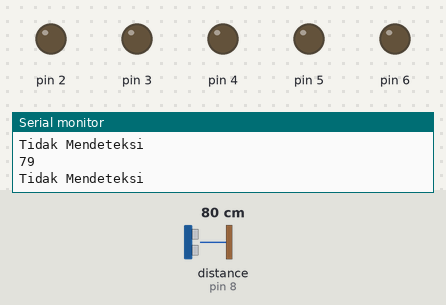
A sketch run on a simulated Arduino Uno, built with avr-gcc and run on an emulated ATmega328P. On the bench: output pins drawn as LEDs (lit = HIGH), the last lines printed to the serial monitor. Wiring (inferred from the names in the program): ultrasonic range finder: trigger pin 9; echo pin 8. Dashed ring = blinking. The inputs (shaded band) are chosen by the test bench; at power-on: distance to the obstacle (sensor on pin 8) 80 cm. The echo pulse lasts 58.3 µs per cm; pins used as bus, display or sensor lines are not drawn.

Above: at 1.2 s.
1.3 s: distance to the obstacle (sensor on pin 8) set to 23 cm
4.3 s: distance to the obstacle (sensor on pin 8) set to 19 cm
At 4.56 s:
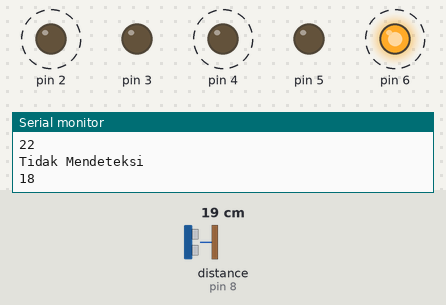
7.3 s: distance to the obstacle (sensor on pin 8) set to 60 cm
At 7.7 s:
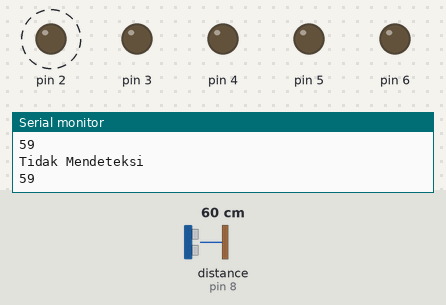
8.8 s: distance to the obstacle (sensor on pin 8) set to 2 cm
At 9.07 s:
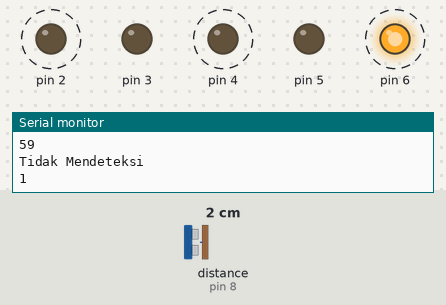
Timing chart, 0 to 12.8 s (numbered marks = the images above; inputs shaded):
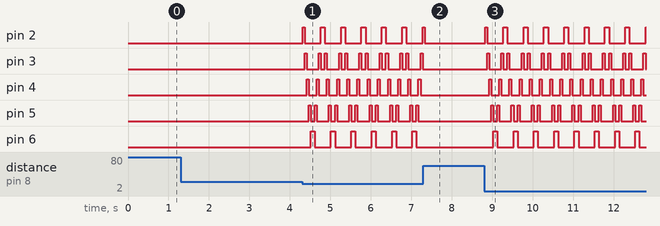

Measured:
- the behaviour switches between 22 and 21 cm on distance to the obstacle (sensor on pin 8) (found by bisection; images 0 and 1)
- after the input at 4.3 s, pin 2: alternates HIGH for 0.10 s and LOW for 0.40 s, starting at once; pin 3: LOW → HIGH after 0.06 s, then repeats every 0.50 s: LOW 0.30 s, HIGH 0.05 s, LOW 0.10 s, HIGH 0.05 s
- after the input at 7.3 s, pin 3–6: stops changing and stays LOW
- after the input at 8.8 s, pin 2: alternates HIGH for 0.10 s and LOW for 0.40 s, starting at once; pin 3: LOW → HIGH after 0.07 s, then repeats every 0.50 s: LOW 0.30 s, HIGH 0.05 s, LOW 0.10 s, HIGH 0.05 s

The sketch:

rainbow.ino
```cpp
#define trigPin 9
#define echoPin 8


void setup() {
  // put your setup code here, to run once:
  Serial.begin (9600);
  pinMode(trigPin, OUTPUT);
  pinMode(echoPin, INPUT);
  pinMode(2, OUTPUT);
  pinMode(3, OUTPUT);
  pinMode(4, OUTPUT);
  pinMode(5, OUTPUT);
  pinMode(6, OUTPUT);
}

void loop() {
  // put your main code here, to run repeatedly:
  long duration, distance;
  digitalWrite(trigPin, LOW);
  delayMicroseconds(2);
  digitalWrite(trigPin, HIGH);
  delayMicroseconds(10);
  digitalWrite(trigPin, LOW);
  duration = pulseIn(echoPin, HIGH);
  distance = (duration/2) / 29.1;

  Serial.println(distance);
  delay(1);

  if(distance <= 20) {
    digitalWrite(2, HIGH);
    delay(50);
    digitalWrite(2, LOW);
    digitalWrite(3, HIGH);
    delay(50);
    digitalWrite(3, LOW);
    digitalWrite(4, HIGH);
    delay(50);
    digitalWrite(4, LOW);
    digitalWrite(5, HIGH);
    delay(50);
    digitalWrite(5, LOW);
    digitalWrite(6, HIGH);
    delay(50);
    digitalWrite(6, LOW);
    digitalWrite(6, HIGH);
    delay(50);
    digitalWrite(6, LOW);
    digitalWrite(5, HIGH);
    delay(50);
    digitalWrite(5, LOW);
    digitalWrite(4, HIGH);
    delay(50);
    digitalWrite(4, LOW);
    digitalWrite(3, HIGH);
    delay(50);
    digitalWrite(3, LOW);
    digitalWrite(2, HIGH);
    delay(50);
    digitalWrite(2, LOW);

  } else {
    Serial.println("Tidak Mendeteksi");
    }
}
```
